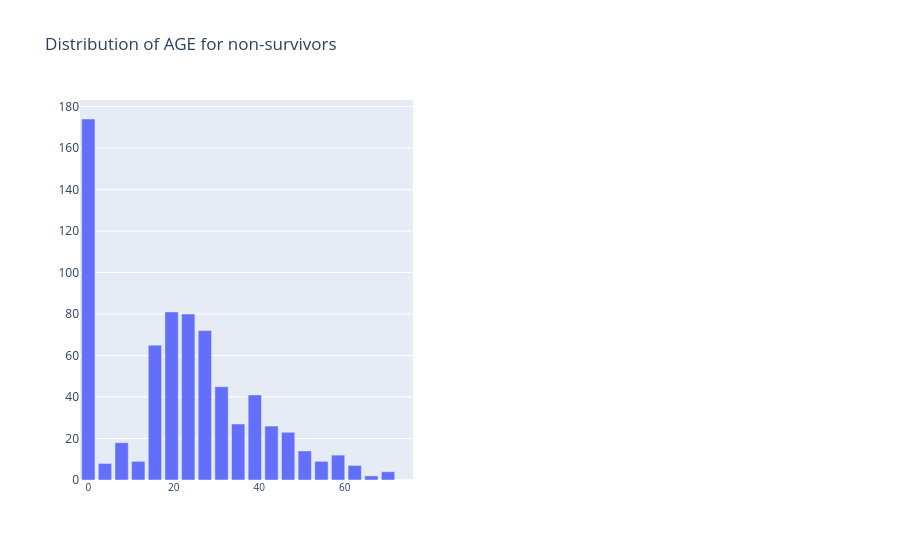
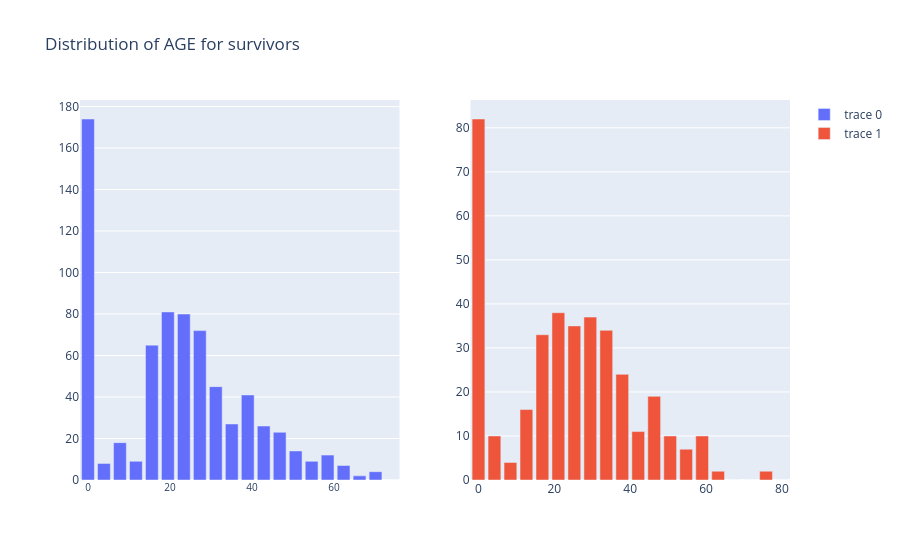
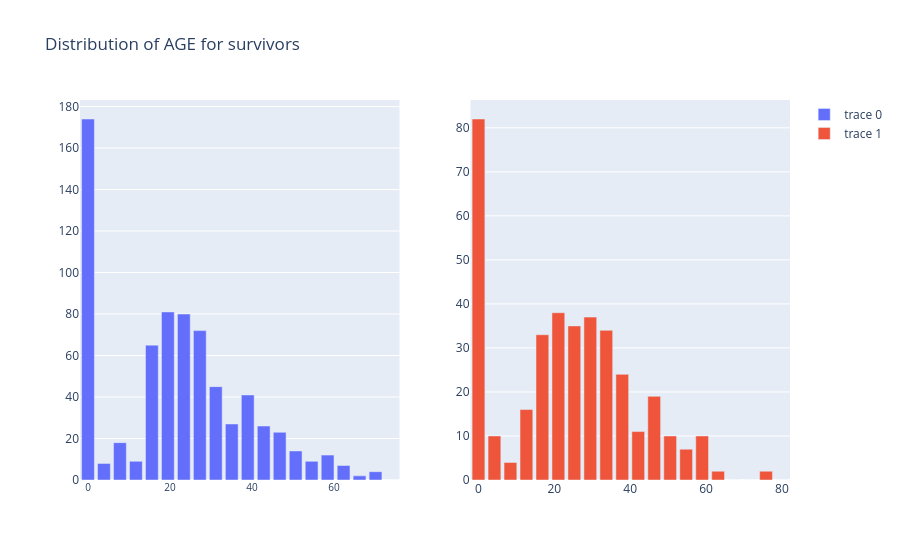

The cell these charts' notebook holds for them, in order:
### Code cell
from plotly.subplots import make_subplots

fig = make_subplots(rows=1, cols=2)
eda = EDAVisualizer(enable_plotly=True, fig=fig)
eda.distribution_plot(data=data.filter("SURVIVED = 0"), column="AGE", bins=20, title="Distribution of AGE for non-survivors", subplot_pos=(1, 1))
fig, _, _ = eda.distribution_plot(data=data.filter("SURVIVED = 1"), column="AGE", bins=20, title="Distribution of AGE for survivors", subplot_pos=(1, 2))
fig.show()

### Figure 1 — Plotly figure (JSON) as saved in the notebook; plotly's stock layout.template omitted (floating-point values rounded to 4 significant figures)
{"data": [{"type": "bar", "x": [0.0, 3.895, 7.79, 11.69, 15.58, 19.48, 23.37, 27.27, 31.16, 35.05, 38.95, 42.84, 46.74, 50.63, 54.53, 58.42, 62.32, 66.22, 70.11, 74.0], "xaxis": "x", "y": [174, 8, 18, 9, 65, 81, 80, 72, 45, 27, 41, 26, 23, 14, 9, 12, 7, 2, 4, 0], "yaxis": "y"}], "layout": {"title": {"text": "Distribution of AGE for non-survivors"}, "xaxis": {"anchor": "y", "domain": [0, 0.45], "tickangle": 0, "tickfont": {"size": 10}, "title": {"text": ""}}, "xaxis2": {"anchor": "y2", "domain": [0.55, 1]}, "yaxis": {"anchor": "x", "domain": [0, 1], "title": {"text": ""}}, "yaxis2": {"anchor": "x2", "domain": [0, 1]}}}

### Figure 2 — Plotly figure (JSON) as saved in the notebook; plotly's stock layout.template omitted (floating-point values rounded to 4 significant figures)
{"data": [{"type": "bar", "x": [0.0, 3.895, 7.79, 11.69, 15.58, 19.48, 23.37, 27.27, 31.16, 35.05, 38.95, 42.84, 46.74, 50.63, 54.53, 58.42, 62.32, 66.22, 70.11, 74.0], "xaxis": "x", "y": [174, 8, 18, 9, 65, 81, 80, 72, 45, 27, 41, 26, 23, 14, 9, 12, 7, 2, 4, 0], "yaxis": "y"}, {"type": "bar", "x": [0.0, 4.211, 8.422, 12.63, 16.84, 21.05, 25.27, 29.48, 33.69, 37.9, 42.11, 46.32, 50.53, 54.74, 58.95, 63.16, 67.38, 71.59, 75.8, 80.01], "xaxis": "x2", "y": [82, 10, 4, 16, 33, 38, 35, 37, 34, 24, 11, 19, 10, 7, 10, 2, 0, 0, 2, 0], "yaxis": "y2"}], "layout": {"title": {"text": "Distribution of AGE for survivors"}, "xaxis": {"anchor": "y", "domain": [0, 0.45], "tickangle": 0, "tickfont": {"size": 10}, "title": {"text": ""}}, "xaxis2": {"anchor": "y2", "domain": [0.55, 1]}, "yaxis": {"anchor": "x", "domain": [0, 1], "title": {"text": ""}}, "yaxis2": {"anchor": "x2", "domain": [0, 1]}}}

### Figure 3 — Plotly figure (JSON) as saved in the notebook; plotly's stock layout.template omitted (floating-point values rounded to 4 significant figures)
{"data": [{"type": "bar", "x": [0.0, 3.895, 7.79, 11.69, 15.58, 19.48, 23.37, 27.27, 31.16, 35.05, 38.95, 42.84, 46.74, 50.63, 54.53, 58.42, 62.32, 66.22, 70.11, 74.0], "xaxis": "x", "y": [174, 8, 18, 9, 65, 81, 80, 72, 45, 27, 41, 26, 23, 14, 9, 12, 7, 2, 4, 0], "yaxis": "y"}, {"type": "bar", "x": [0.0, 4.211, 8.422, 12.63, 16.84, 21.05, 25.27, 29.48, 33.69, 37.9, 42.11, 46.32, 50.53, 54.74, 58.95, 63.16, 67.38, 71.59, 75.8, 80.01], "xaxis": "x2", "y": [82, 10, 4, 16, 33, 38, 35, 37, 34, 24, 11, 19, 10, 7, 10, 2, 0, 0, 2, 0], "yaxis": "y2"}], "layout": {"title": {"text": "Distribution of AGE for survivors"}, "xaxis": {"anchor": "y", "domain": [0, 0.45], "tickangle": 0, "tickfont": {"size": 10}, "title": {"text": ""}}, "xaxis2": {"anchor": "y2", "domain": [0.55, 1]}, "yaxis": {"anchor": "x", "domain": [0, 1], "title": {"text": ""}}, "yaxis2": {"anchor": "x2", "domain": [0, 1]}}}
